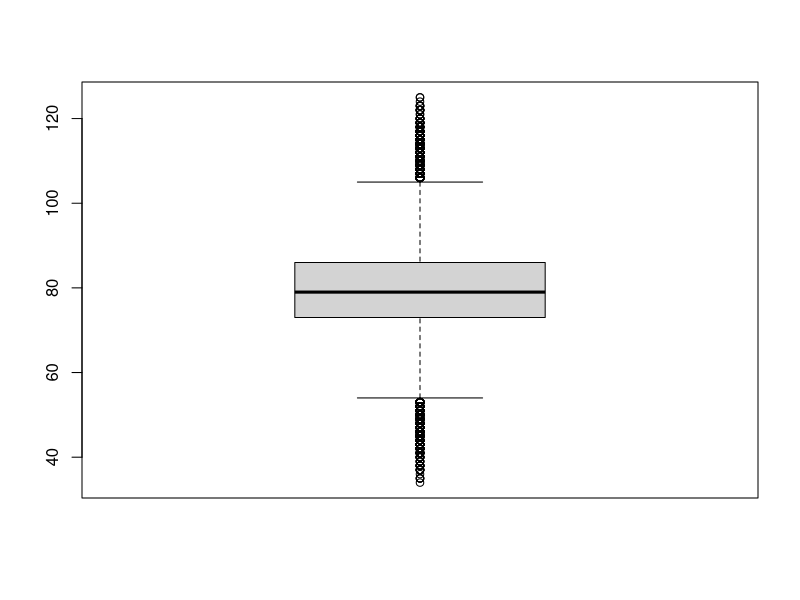
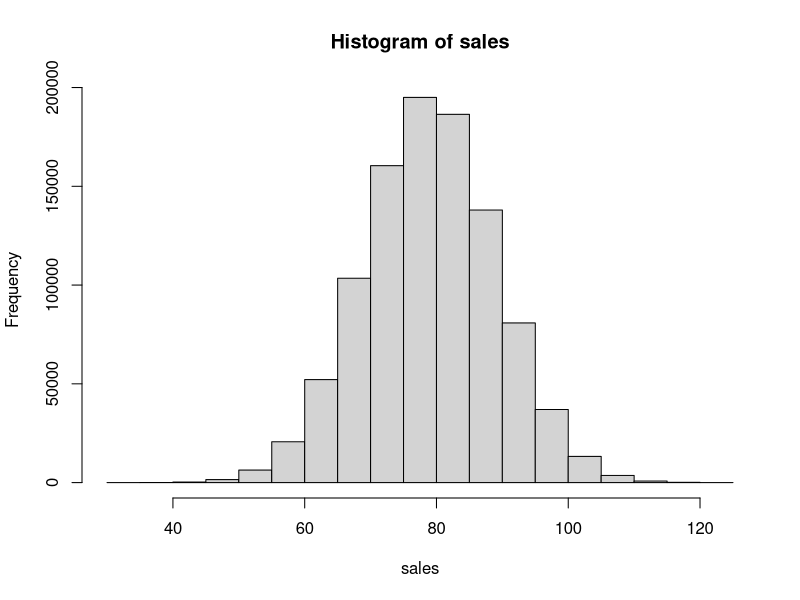
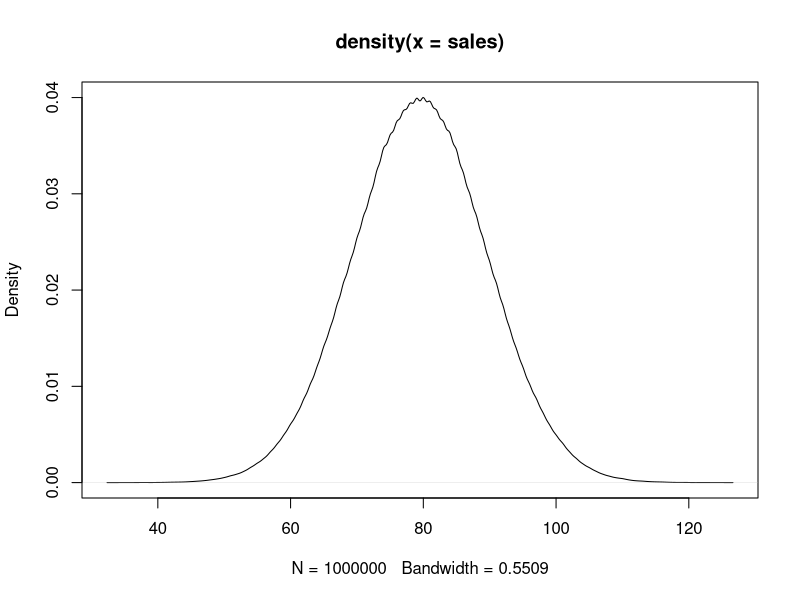

Source code (R) for these figures, in order:

#vector


#Normal Distribution with mean 80, SD 10
sales = rnorm(1000000, mean = 80, sd = 10)
sales

#trunc, round, floor, ceiling
sales = trunc(sales)
sales
summary(sales)
boxplot(sales)
mean(sales)
median(sales)
hist(sales)
plot(density(sales)) # A normal graph +- 3*sigma ??????????
#10-50
range(sales)
#matrix
m1=matrix(100:123, ncol = 2)
m1
colSums(m1)
colMeans(m1)
m1[,1]
colnames(m1)=c('A','B')
head(m1)
tail(m1)

#DF
sname = paste('Student', 1:30, sep='_')
sname
(marks = trunc(runif(30, 50,90)))
(gender=sample(c('M','F'), replace=T, size=30, prob=c(.7, .3)))
?runif
df1=data.frame(sname, marks, gender)
head(df1)

library(dplyr)

df1 %>% group_by(gender) %>% summarise(mean(marks), n(), min(marks), max(marks), sd(marks))
#name, marks (descending order); no gender
names(df1)
str(df1)
summary(df1)
df1[(order(df1$marks, decreasing = T)), c('sname','marks')]
df1[(order(df1$marks, decreasing = T)), -3]

#use dplyr
df1 %>% select('sname', 'marks', gender) %>% arrange(desc(marks))

df1 %>% sample_n(3)
df1 %>% sample_frac(.3)

#Linear Regression

#Logistic Regression

#
df